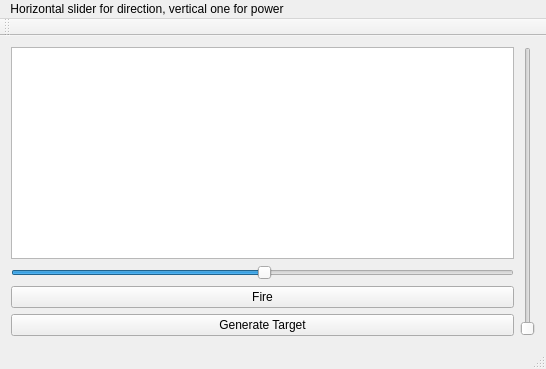
<?xml version="1.0" encoding="UTF-8"?>
<ui version="4.0">
 <class>MainWindow</class>
 <widget class="QMainWindow" name="MainWindow">
  <property name="geometry">
   <rect>
    <x>0</x>
    <y>0</y>
    <width>546</width>
    <height>369</height>
   </rect>
  </property>
  <property name="windowTitle">
   <string>MainWindow</string>
  </property>
  <widget class="QWidget" name="centralWidget">
   <layout class="QHBoxLayout" name="horizontalLayout">
    <item>
     <layout class="QVBoxLayout" name="verticalLayout">
      <item>
       <widget class="QGraphicsView" name="graphicsView"/>
      </item>
      <item>
       <widget class="QSlider" name="rotationSlider">
        <property name="value">
         <number>50</number>
        </property>
        <property name="orientation">
         <enum>Qt::Horizontal</enum>
        </property>
       </widget>
      </item>
      <item>
       <widget class="QPushButton" name="fireButton">
        <property name="text">
         <string>Fire</string>
        </property>
       </widget>
      </item>
      <item>
       <widget class="QPushButton" name="generateTargetBtn">
        <property name="text">
         <string>Generate Target</string>
        </property>
       </widget>
      </item>
     </layout>
    </item>
    <item>
     <widget class="QSlider" name="powerSlider">
      <property name="orientation">
       <enum>Qt::Vertical</enum>
      </property>
     </widget>
    </item>
   </layout>
  </widget>
  <widget class="QMenuBar" name="menuBar">
   <property name="geometry">
    <rect>
     <x>0</x>
     <y>0</y>
     <width>546</width>
     <height>21</height>
    </rect>
   </property>
   <widget class="QMenu" name="menuHorizontal_slider_for_direction_vertical_one_for_power">
    <property name="title">
     <string>Horizontal slider for direction, vertical one for power</string>
    </property>
   </widget>
   <addaction name="menuHorizontal_slider_for_direction_vertical_one_for_power"/>
  </widget>
  <widget class="QToolBar" name="mainToolBar">
   <attribute name="toolBarArea">
    <enum>TopToolBarArea</enum>
   </attribute>
   <attribute name="toolBarBreak">
    <bool>false</bool>
   </attribute>
  </widget>
  <widget class="QStatusBar" name="statusBar"/>
 </widget>
 <layoutdefault spacing="6" margin="11"/>
 <resources/>
 <connections/>
</ui>
